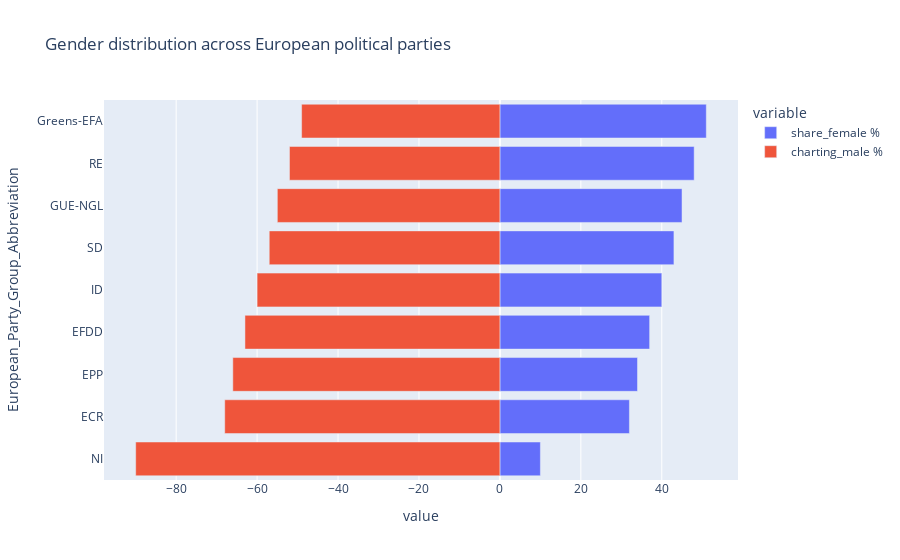

Write notebook code for a chart like this one.
### Code cell
px.bar(gender_structure_EP_parties,x=['share_female %','charting_male %'],y='European_Party_Group_Abbreviation',title='Gender distribution across European political parties')

### Figure 1 — Plotly figure (JSON) as saved in the notebook; plotly's stock layout.template omitted (floating-point values rounded to 4 significant figures)
{"data": [{"alignmentgroup": "True", "hovertemplate": "variable=share_female %<br>value=%{x}<br>European_Party_Group_Abbreviation=%{y}<extra></extra>", "legendgroup": "share_female %", "marker": {"color": "#636efa"}, "name": "share_female %", "offsetgroup": "share_female %", "orientation": "h", "showlegend": true, "textposition": "auto", "type": "bar", "x": [10, 32, 34, 37, 40, 43, 45, 48, 51], "xaxis": "x", "y": ["NI", "ECR", "EPP", "EFDD", "ID", "SD", "GUE-NGL", "RE", "Greens-EFA"], "yaxis": "y"}, {"alignmentgroup": "True", "hovertemplate": "variable=charting_male %<br>value=%{x}<br>European_Party_Group_Abbreviation=%{y}<extra></extra>", "legendgroup": "charting_male %", "marker": {"color": "#EF553B"}, "name": "charting_male %", "offsetgroup": "charting_male %", "orientation": "h", "showlegend": true, "textposition": "auto", "type": "bar", "x": [-90, -68, -66, -63, -60, -57, -55, -52, -49], "xaxis": "x", "y": ["NI", "ECR", "EPP", "EFDD", "ID", "SD", "GUE-NGL", "RE", "Greens-EFA"], "yaxis": "y"}], "layout": {"barmode": "relative", "legend": {"title": {"text": "variable"}, "tracegroupgap": 0}, "title": {"text": "Gender distribution across European political parties"}, "xaxis": {"anchor": "y", "domain": [0, 1], "title": {"text": "value"}}, "yaxis": {"anchor": "x", "domain": [0, 1], "title": {"text": "European_Party_Group_Abbreviation"}}}}
